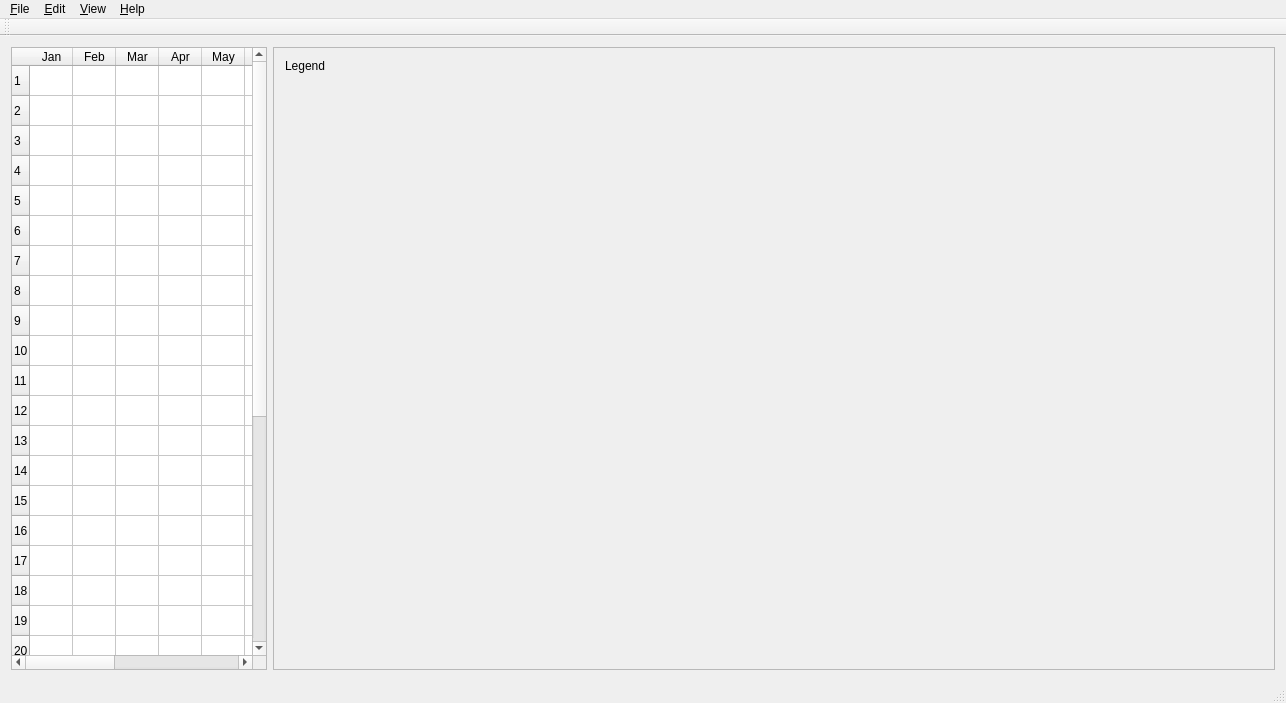
<?xml version="1.0" encoding="UTF-8"?>
<ui version="4.0">
 <class>MainWindow</class>
 <widget class="QMainWindow" name="MainWindow">
  <property name="geometry">
   <rect>
    <x>0</x>
    <y>0</y>
    <width>1286</width>
    <height>703</height>
   </rect>
  </property>
  <property name="windowTitle">
   <string>MainWindow</string>
  </property>
  <widget class="QWidget" name="centralWidget">
   <layout class="QGridLayout" name="gridLayout">
    <item row="1" column="0">
     <widget class="QTableWidget" name="table">
      <property name="sizePolicy">
       <sizepolicy hsizetype="Preferred" vsizetype="Expanding">
        <horstretch>0</horstretch>
        <verstretch>0</verstretch>
       </sizepolicy>
      </property>
      <attribute name="horizontalHeaderVisible">
       <bool>true</bool>
      </attribute>
      <attribute name="horizontalHeaderDefaultSectionSize">
       <number>43</number>
      </attribute>
      <attribute name="horizontalHeaderMinimumSectionSize">
       <number>30</number>
      </attribute>
      <attribute name="verticalHeaderMinimumSectionSize">
       <number>30</number>
      </attribute>
      <row>
       <property name="text">
        <string>1</string>
       </property>
      </row>
      <row>
       <property name="text">
        <string>2</string>
       </property>
      </row>
      <row>
       <property name="text">
        <string>3</string>
       </property>
      </row>
      <row>
       <property name="text">
        <string>4</string>
       </property>
      </row>
      <row>
       <property name="text">
        <string>5</string>
       </property>
      </row>
      <row>
       <property name="text">
        <string>6</string>
       </property>
      </row>
      <row>
       <property name="text">
        <string>7</string>
       </property>
      </row>
      <row>
       <property name="text">
        <string>8</string>
       </property>
      </row>
      <row>
       <property name="text">
        <string>9</string>
       </property>
      </row>
      <row>
       <property name="text">
        <string>10</string>
       </property>
      </row>
      <row>
       <property name="text">
        <string>11</string>
       </property>
      </row>
      <row>
       <property name="text">
        <string>12</string>
       </property>
      </row>
      <row>
       <property name="text">
        <string>13</string>
       </property>
      </row>
      <row>
       <property name="text">
        <string>14</string>
       </property>
      </row>
      <row>
       <property name="text">
        <string>15</string>
       </property>
      </row>
      <row>
       <property name="text">
        <string>16</string>
       </property>
      </row>
      <row>
       <property name="text">
        <string>17</string>
       </property>
      </row>
      <row>
       <property name="text">
        <string>18</string>
       </property>
      </row>
      <row>
       <property name="text">
        <string>19</string>
       </property>
      </row>
      <row>
       <property name="text">
        <string>20</string>
       </property>
      </row>
      <row>
       <property name="text">
        <string>21</string>
       </property>
      </row>
      <row>
       <property name="text">
        <string>22</string>
       </property>
      </row>
      <row>
       <property name="text">
        <string>23</string>
       </property>
      </row>
      <row>
       <property name="text">
        <string>24</string>
       </property>
      </row>
      <row>
       <property name="text">
        <string>25</string>
       </property>
      </row>
      <row>
       <property name="text">
        <string>26</string>
       </property>
      </row>
      <row>
       <property name="text">
        <string>27</string>
       </property>
      </row>
      <row>
       <property name="text">
        <string>28</string>
       </property>
      </row>
      <row>
       <property name="text">
        <string>29</string>
       </property>
      </row>
      <row>
       <property name="text">
        <string>30</string>
       </property>
      </row>
      <row>
       <property name="text">
        <string>31</string>
       </property>
      </row>
      <column>
       <property name="text">
        <string>Jan</string>
       </property>
      </column>
      <column>
       <property name="text">
        <string>Feb</string>
       </property>
      </column>
      <column>
       <property name="text">
        <string>Mar</string>
       </property>
      </column>
      <column>
       <property name="text">
        <string>Apr</string>
       </property>
      </column>
      <column>
       <property name="text">
        <string>May</string>
       </property>
      </column>
      <column>
       <property name="text">
        <string>Jun</string>
       </property>
      </column>
      <column>
       <property name="text">
        <string>Jul</string>
       </property>
      </column>
      <column>
       <property name="text">
        <string>Aug</string>
       </property>
      </column>
      <column>
       <property name="text">
        <string>Sep</string>
       </property>
      </column>
      <column>
       <property name="text">
        <string>Oct</string>
       </property>
      </column>
      <column>
       <property name="text">
        <string>Nov</string>
       </property>
      </column>
      <column>
       <property name="text">
        <string>Dec</string>
       </property>
      </column>
     </widget>
    </item>
    <item row="1" column="1">
     <widget class="QFrame" name="legend">
      <property name="sizePolicy">
       <sizepolicy hsizetype="Expanding" vsizetype="Preferred">
        <horstretch>0</horstretch>
        <verstretch>0</verstretch>
       </sizepolicy>
      </property>
      <property name="frameShape">
       <enum>QFrame::StyledPanel</enum>
      </property>
      <property name="frameShadow">
       <enum>QFrame::Raised</enum>
      </property>
      <layout class="QGridLayout" name="gridLayout_2">
       <item row="0" column="0">
        <layout class="QVBoxLayout" name="verticalLayout">
         <item>
          <widget class="QLabel" name="label">
           <property name="text">
            <string>Legend</string>
           </property>
          </widget>
         </item>
         <item>
          <widget class="LegendItem" name="happy" native="true"/>
         </item>
         <item>
          <widget class="LegendItem" name="angry" native="true"/>
         </item>
         <item>
          <widget class="LegendItem" name="depressed" native="true"/>
         </item>
         <item>
          <widget class="LegendItem" name="anxious" native="true"/>
         </item>
         <item>
          <widget class="LegendItem" name="tired" native="true"/>
         </item>
         <item>
          <widget class="LegendItem" name="sad" native="true"/>
         </item>
         <item>
          <spacer name="verticalSpacer">
           <property name="orientation">
            <enum>Qt::Vertical</enum>
           </property>
           <property name="sizeHint" stdset="0">
            <size>
             <width>20</width>
             <height>40</height>
            </size>
           </property>
          </spacer>
         </item>
        </layout>
       </item>
      </layout>
     </widget>
    </item>
   </layout>
  </widget>
  <widget class="QMenuBar" name="menuBar">
   <property name="geometry">
    <rect>
     <x>0</x>
     <y>0</y>
     <width>1286</width>
     <height>29</height>
    </rect>
   </property>
   <widget class="QMenu" name="menu_File">
    <property name="title">
     <string>&amp;File</string>
    </property>
    <addaction name="separator"/>
    <addaction name="action_New"/>
    <addaction name="separator"/>
    <addaction name="action_Quit"/>
   </widget>
   <widget class="QMenu" name="menu_Edit">
    <property name="title">
     <string>&amp;Edit</string>
    </property>
   </widget>
   <widget class="QMenu" name="menu_View">
    <property name="title">
     <string>&amp;View</string>
    </property>
   </widget>
   <widget class="QMenu" name="menu_Help">
    <property name="title">
     <string>&amp;Help</string>
    </property>
   </widget>
   <addaction name="menu_File"/>
   <addaction name="menu_Edit"/>
   <addaction name="menu_View"/>
   <addaction name="menu_Help"/>
  </widget>
  <widget class="QToolBar" name="mainToolBar">
   <attribute name="toolBarArea">
    <enum>TopToolBarArea</enum>
   </attribute>
   <attribute name="toolBarBreak">
    <bool>false</bool>
   </attribute>
  </widget>
  <widget class="QStatusBar" name="statusBar"/>
  <action name="action_Quit">
   <property name="text">
    <string>&amp;Quit</string>
   </property>
   <property name="shortcut">
    <string>Ctrl+Q</string>
   </property>
  </action>
  <action name="action_New">
   <property name="text">
    <string>&amp;New</string>
   </property>
   <property name="shortcut">
    <string>Ctrl+N</string>
   </property>
  </action>
 </widget>
 <layoutdefault spacing="6" margin="11"/>
 <customwidgets>
  <customwidget>
   <class>LegendItem</class>
   <extends>QWidget</extends>
   <header>legenditem.h</header>
   <container>1</container>
  </customwidget>
 </customwidgets>
 <resources/>
 <connections/>
</ui>
